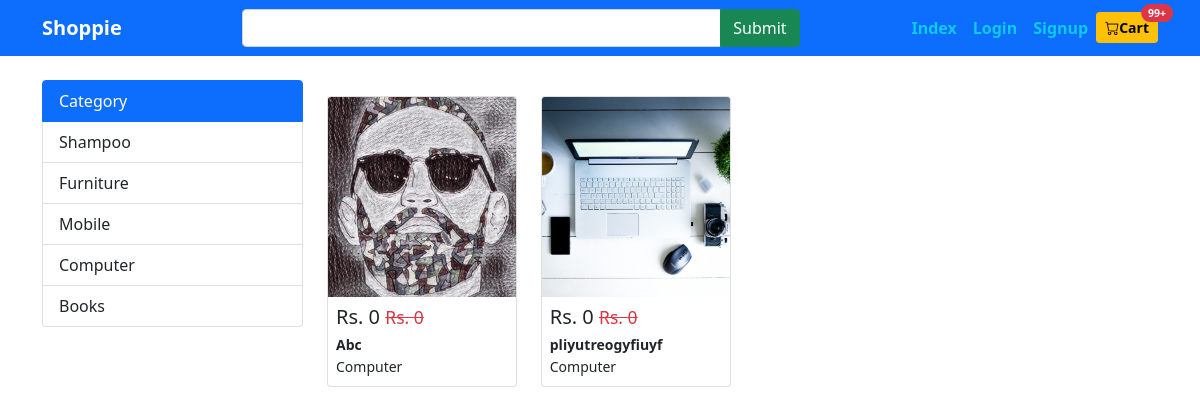
/index.php?cat=4, run on the app's committed database.
### tables this page shows
CREATE TABLE `category` (
  `cat_id` int(11) NOT NULL,
  `cat_title` varchar(200) NOT NULL
);

CREATE TABLE `products` (
  `id` int(11) NOT NULL,
  `title` varchar(200) NOT NULL,
  `category` varchar(200) NOT NULL,
  `image` varchar(200) DEFAULT NULL,
  `brand` varchar(200) NOT NULL,
  `price` float NOT NULL,
  `discount_price` float NOT NULL,
  `description` text NOT NULL
);

### include/dbconfig.php (called while the page is built, shortened)
<?php
$connect= mysqli_connect(HOST,USER,PASS,DB) or die("db connection fail");
   function calling($table){
       global $connect;
       $array = [];
       $query = mysqli_query($connect,"select * from $table");
       while($row = mysqli_fetch_array($query)){
           $array[] = $row;
       }
       return $array;
   }
?>

### index.php (the view, shortened to what this page needs)
<?php include "include/dbconfig.php";?>
<!DOCTYPE html>
<html lang="en">
<head>
<link href="https://cdn.jsdelivr.net/npm/bootstrap@5.1.3/dist/css/bootstrap.min.css" rel="stylesheet">
<link rel="stylesheet" href="https://cdn.jsdelivr.net/npm/bootstrap-icons@1.8.1/font/bootstrap-icons.css">
</head>
<body>
<?php include "include/header.php";?>
<div class="container mt-4">
        <div class="row">
                <div class="col-3">
                        <?php include "include/side.php"; ?>
                </div>
                <div class="col-9 mt-3">
                        <div class="row">
                                <?php
                                $callingProduct = calling("products JOIN category ON products.category=category.cat_id");
                                if(isset($_GET['cat'])){
                                        $cat = $_GET['cat'];
                                        $callingProduct = calling("products JOIN category ON products.category=category.cat_id where category='$cat'");
                                }
                                elseif(isset($_GET['find'])){
                                $search = $_GET['search'];
                                $callingProduct = calling("products JOIN category ON products.category=category.cat_id where title LIKE '%$search%'");
                                }
                                foreach($callingProduct as $value){
                                        ?>
                                <div class="col-3">
                                        <div class="card">
                                                <img src="productimages/<?= $value['image'];?>" alt="" class="card-img-top" style="object-fit: cover;height:200px">
                                                <div class="card-body p-2">
                                                        <h2 class="h5">
                                                        <span>Rs. <?= $value['discount_price'];?></span>
                                                        <del class="small fw-lighter text-danger">Rs. <?= $value['price'];?></del>
                                                        </h2>
                                                        <h5 class="m-0 p-0 small fw-bold text-truncate"><?= $value['title'];?></h5>
                                                        <small class="m-0 py-0"><?= $value['cat_title'];?></small>
                                                </div>
                                        </div>
                                </div>
                                <?php } ?>
                        </div>
                </div>
        </div>
</div>
</body>
</html>

### include/side.php
<div class="list-group">
        <div class="list-group-item list-group-item-action active">Category</div>
        <?php
        $callingCat = calling("category");
        foreach ($callingCat as $cat) {
                $id = $cat['cat_id'];
                $title = $cat['cat_title'];
                echo "<a href='index.php?cat=$id' class='list-group-item list-group-item-action'>$title</a>";
        }
        ?>
</div>

### data on the page
category: cat_title "Shampoo"
category: cat_title "Furniture"
category: cat_title "Mobile"
category: cat_title "Computer"
category: cat_title "Books"
products: image (picture), discount_price "0", price "0", title "Abc", category.cat_title "Computer"
products: image (picture), discount_price "0", price "0", title "pliyutreogyfiuyf", category.cat_title "Computer"
